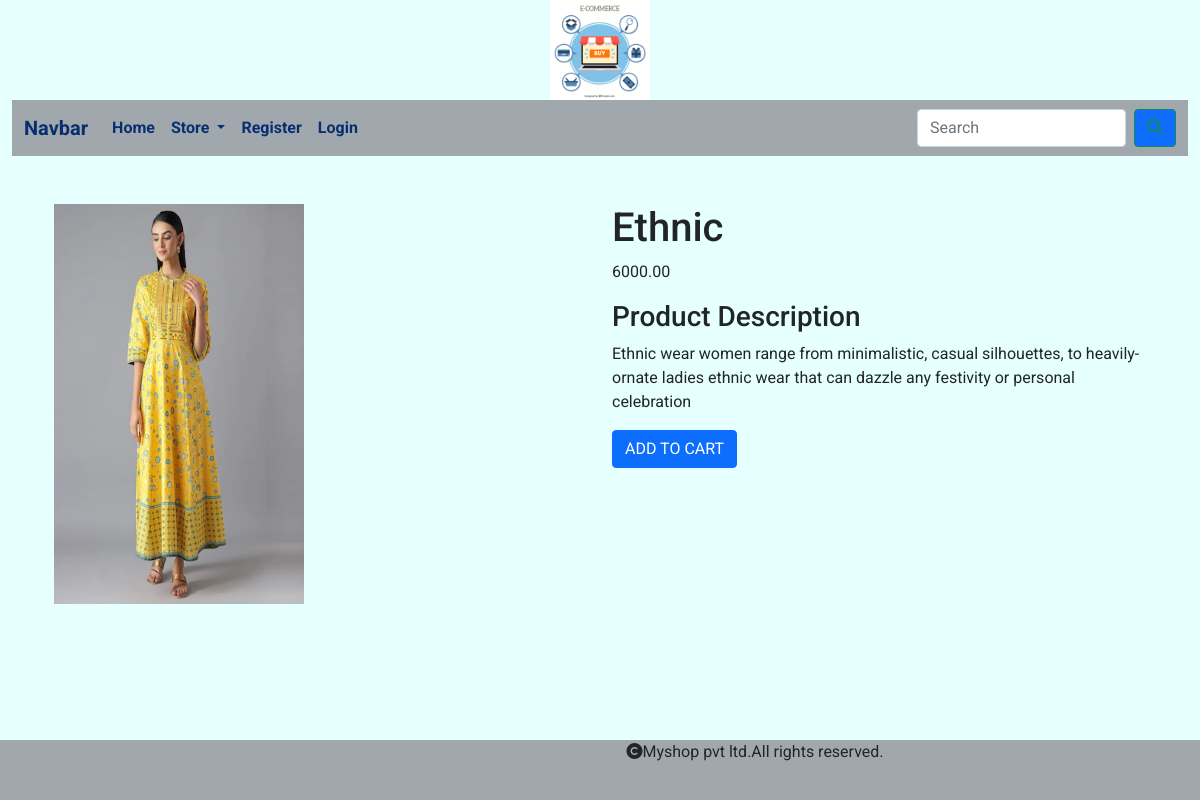
/prodetail/ethnic, run on the app's committed database.
### shop/models.py (models this page shows, shortened)
class Product(models.Model):
    name = models.CharField(max_length=250, unique=True)
    slug = models.SlugField(max_length=250, unique=True)
    description = models.TextField(blank=True)
    price = models.DecimalField(max_digits=10, decimal_places=2)
    category = models.ForeignKey(Category, on_delete=models.CASCADE)
    image = models.ImageField(upload_to="image/products", null=True, blank=True)
    stock = models.IntegerField()
    available = models.BooleanField(default=True)
    created = models.DateTimeField(auto_now_add=True)
    updated = models.DateTimeField(auto_now=True)

### shop/views.py (the view)
# urls.py: path('prodetail/<slug:pslug>', views.prodetail, name="prodetail"),
def prodetail(request, pslug):
    p = Product.objects.get(slug=pslug)
    return render(request, 'detail.html', {'p': p})

### cart/context_processors.py (called while the page is built, shortened)
def counter(request):
    item_count = 0
    return {'item_count': item_count}

### shop/context_processors.py (called while the page is built)
def menu_links(request):
    links = Category.objects.all()
    return {'links': links}

### templates/detail.html
{% extends 'base.html' %}
{% load static %}
{% block content %}
<div class="container">
    <div class="row mx-auto">
        <div class="col-sm-6 mt-5">
            <img src="{{p.image.url}}" height="400px" width="250px" alt="{{p.image.url}}">
        </div>
        <div class="col-sm-6 mt-5">
            <div>
                <h1>{{p.name}}</h1>
                <p>{{p.price}}</p>
                <h3>Product Description</h3>
                <p>{{p.description}}</p>
                {% if p.stock <= 0 %}
                <h2>OUT OF STOCK</h2>
                {% else %}
                <a class="btn btn-primary" href="{% url 'cart:Add_To_Cart' p.id %}">ADD TO CART</a>
                {% endif %}
            </div>
        </div>
    </div>
</div>
{% endblock %}

### static/css/custom.css (style rules this page uses)
body { font-family: 'Roboto', sans-serif; background-color:rgb(230, 255, 255); }

### data on the page
Product: image (picture), name "Ethnic", price "6000.00", description "Ethnic wear women range from minimalistic, casual silhouettes, to heavily-ornate ladies ethnic wear that can dazzle any festivity or personal celebration"
